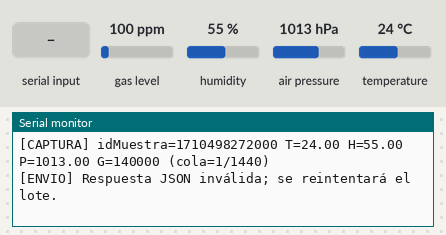
A sketch run on a simulated ESP32. Shown: the last lines printed to the serial monitor. Inputs (shaded band) come from the test bench; at power-on: gas level 100 ppm, humidity 55 %, air pressure 1013 hPa, temperature 24 °C. WiFi joins after 1.5 s; servers stay silent unless stated; uploads are accepted with an empty reply; the local clock reads 2024-03-15 10:24:30 at power-on unless the sketch sets it; storage starts empty; EEPROM starts erased.

Above: at 3.2 s.
3.3 s: "STATUS\n" received over Serial
At 4.5 s:
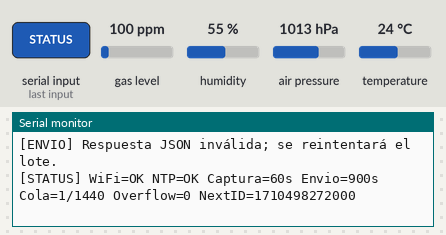
4.8 s: "SET_CAP 90\n" received over Serial
At 5.9 s:
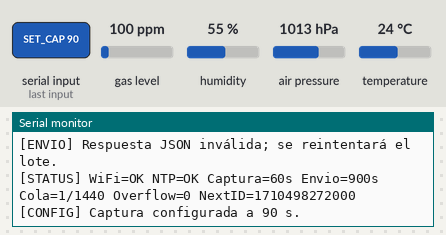
6.3 s: "SET_CAP ,45\n" received over Serial
At 7.2 s:
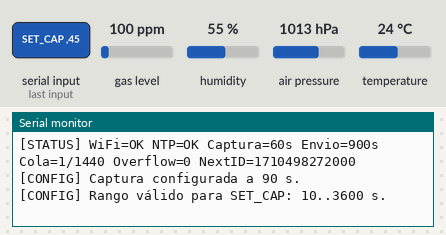
7.8 s: "SET_ENV 90\n" received over Serial
At 8.5 s:
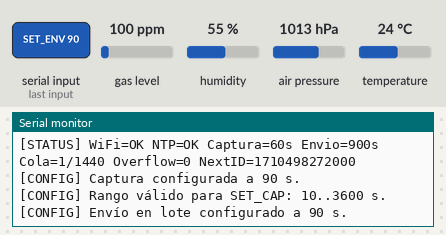
9.3 s: "SET_ENV ,45\n" received over Serial
At 9.8 s:
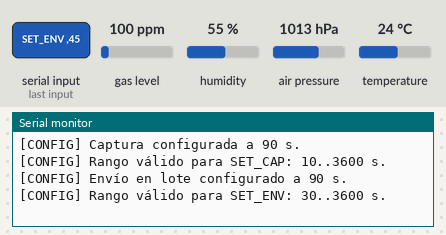

The sketch:

scca_esp32.ino
```cpp
/*
 * SCCA - Firmware ESP32 (Sprint 2)
 *
 * Funcionalidades:
 *  - Soporte configurable para BME680 (TEMP, HUM, PRES, GAS) y DHT11 (TEMP, HUM).
 *  - Intervalos de captura (defecto 60 s) y envío en lote (defecto 900 s = 15 min)
 *    configurables por Serial y persistidos en NVS (Preferences).
 *  - Buffer circular persistente en LittleFS con capacidad para 1440 muestras
 *    (24 horas continuas sin conexión a red, sobrevive reinicios).
 *  - Identificador idMuestra monotónico persistente e idempotente: ante reenvíos,
 *    la API responde 201 (guardada/cuarentena) o 409 (duplicada) y el nodo retira
 *    la muestra confirmada sin generar duplicados en PostgreSQL.
 *
 * Comandos por Monitor Serial (115200 baudios):
 *  - STATUS            : muestra estado de red, NTP, intervalos y cola pendiente.
 *  - SET_CAP <seg>     : cambia intervalo de captura (10..3600 s) y guarda en NVS.
 *  - SET_ENV <seg>     : cambia intervalo de envío (30..3600 s) y guarda en NVS.
 *  - FLUSH             : fuerza el envío inmediato de las muestras pendientes.
 */

#include <Arduino.h>
#include <WiFi.h>
#include <HTTPClient.h>
#include <LittleFS.h>
#include <Preferences.h>
#include <ArduinoJson.h>
#include <Wire.h>
#include <time.h>
#include "config.h"

#if defined(PERFIL_BME680)
  #include <Adafruit_Sensor.h>
  #include <Adafruit_BME680.h>
  #ifndef PRESION_NIVEL_MAR_HPA
  #define PRESION_NIVEL_MAR_HPA 1013.25f
  #endif
  static Adafruit_BME680 bme;
#elif defined(PERFIL_DHT11)
  #include <DHT.h>
  static DHT dht(DHT_PIN, DHT_TYPE);
#else
  #error "Define PERFIL_BME680 o PERFIL_DHT11 en config.h"
#endif

static const char* ARCHIVO_BUFFER = "/buffer_scca.bin";
static const uint32_t MAGIC_REGISTRO = 0x53434341UL; // 'SCCA'
static const int64_t EPOCH_MINIMO_VALIDO = 1704067200LL; // 2024-01-01T00:00:00Z

struct __attribute__((packed)) RegistroMuestra {
  uint32_t magic;
  uint64_t idMuestra;
  int64_t  epochUtc;
  float    temp;
  float    hum;
  float    pres;
  float    gas;
  uint32_t crc;
};

static Preferences prefs;
static uint32_t colHead = 0;
static uint32_t colCount = 0;
static uint32_t colOverflow = 0;
static uint64_t siguienteIdMuestra = 1;
static uint32_t intervaloCapturaSeg = INTERVALO_CAPTURA_SEG_DEF;
static uint32_t intervaloEnvioSeg = INTERVALO_ENVIO_SEG_DEF;

static unsigned long ultimaCapturaMs = 0;
static unsigned long ultimoEnvioMs = 0;
static unsigned long ultimoIntentoWifiMs = 0;
static bool relojSincronizado = false;

static uint32_t calcularCrc(const RegistroMuestra& r) {
  const uint8_t* p = reinterpret_cast<const uint8_t*>(&r);
  size_t len = sizeof(RegistroMuestra) - sizeof(uint32_t);
  uint32_t crc = 0xFFFFFFFFUL;
  for (size_t i = 0; i < len; ++i) {
    crc ^= p[i];
    for (int b = 0; b < 8; ++b) {
      crc = (crc & 1) ? ((crc >> 1) ^ 0xEDB88320UL) : (crc >> 1);
    }
  }
  return ~crc;
}

static void guardarEstadoCola() {
  prefs.putUInt("head", colHead);
  prefs.putUInt("count", colCount);
  prefs.putUInt("ovf", colOverflow);
  prefs.putULong64("next_id", siguienteIdMuestra);
}

static void asegurarArchivoBuffer() {
  if (!LittleFS.exists(ARCHIVO_BUFFER)) {
    File f = LittleFS.open(ARCHIVO_BUFFER, "w");
    if (f) f.close();
  }
}

static bool escribirSlot(uint32_t indice, const RegistroMuestra& reg) {
  File f = LittleFS.open(ARCHIVO_BUFFER, "r+");
  if (!f) f = LittleFS.open(ARCHIVO_BUFFER, "w+");
  if (!f) return false;
  size_t pos = static_cast<size_t>(indice) * sizeof(RegistroMuestra);
  if (!f.seek(pos)) { f.close(); return false; }
  size_t escritos = f.write(reinterpret_cast<const uint8_t*>(&reg), sizeof(RegistroMuestra));
  f.flush();
  f.close();
  return escritos == sizeof(RegistroMuestra);
}

static bool leerSlot(uint32_t indice, RegistroMuestra& reg) {
  File f = LittleFS.open(ARCHIVO_BUFFER, "r");
  if (!f) return false;
  size_t pos = static_cast<size_t>(indice) * sizeof(RegistroMuestra);
  if (!f.seek(pos)) { f.close(); return false; }
  size_t leidos = f.read(reinterpret_cast<uint8_t*>(&reg), sizeof(RegistroMuestra));
  f.close();
  if (leidos != sizeof(RegistroMuestra)) return false;
  return reg.magic == MAGIC_REGISTRO && reg.crc == calcularCrc(reg);
}

static bool encolarMuestra(const RegistroMuestra& reg) {
  uint32_t destino;
  if (colCount < MAX_MUESTRAS_BUFFER) {
    destino = (colHead + colCount) % MAX_MUESTRAS_BUFFER;
    if (!escribirSlot(destino, reg)) return false;
    colCount++;
  } else {
    // Buffer lleno (24 h completas sin conexión): sobrescribe la más antigua.
    destino = colHead;
    if (!escribirSlot(destino, reg)) return false;
    colHead = (colHead + 1) % MAX_MUESTRAS_BUFFER;
    colOverflow++;
  }
  guardarEstadoCola();
  return true;
}

static void desencolarUno() {
  if (colCount == 0) return;
  colHead = (colHead + 1) % MAX_MUESTRAS_BUFFER;
  colCount--;
  guardarEstadoCola();
}

static void formatearIsoUtc(int64_t epochUtc, char* salida, size_t tam) {
  time_t t = static_cast<time_t>(epochUtc);
  struct tm tmUtc;
  gmtime_r(&t, &tmUtc);
  strftime(salida, tam, "%Y-%m-%dT%H:%M:%SZ", &tmUtc);
}

static void conectarWifiYNtp() {
  if (WiFi.status() == WL_CONNECTED) {
    if (!relojSincronizado) {
      time_t ahora = time(nullptr);
      if (ahora >= EPOCH_MINIMO_VALIDO) {
        relojSincronizado = true;
        Serial.println("[NTP] Hora UTC sincronizada.");
      }
    }
    return;
  }
  unsigned long ahoraMs = millis();
  if (ahoraMs - ultimoIntentoWifiMs < 15000UL && ultimoIntentoWifiMs != 0) return;
  ultimoIntentoWifiMs = ahoraMs;

  Serial.printf("[WiFi] Conectando a %s...\n", WIFI_SSID);
  WiFi.mode(WIFI_STA);
  WiFi.begin(WIFI_SSID, WIFI_PASSWORD);
  unsigned long inicio = millis();
  while (WiFi.status() != WL_CONNECTED && millis() - inicio < 8000UL) {
    delay(250);
  }
  if (WiFi.status() == WL_CONNECTED) {
    Serial.printf("[WiFi] Conectado. IP: %s\n", WiFi.localIP().toString().c_str());
    configTime(0, 0, NTP_SERVIDOR_1, NTP_SERVIDOR_2);
    for (int i = 0; i < 20; ++i) {
      if (time(nullptr) >= EPOCH_MINIMO_VALIDO) {
        relojSincronizado = true;
        Serial.println("[NTP] Hora UTC sincronizada.");
        break;
      }
      delay(250);
    }
  } else {
    Serial.println("[WiFi] Sin conexión. Las capturas se conservarán en LittleFS.");
  }
}

static bool leerSensor(RegistroMuestra& reg) {
  memset(&reg, 0, sizeof(reg));
  reg.magic = MAGIC_REGISTRO;

  time_t ahora = time(nullptr);
  if (ahora < EPOCH_MINIMO_VALIDO) {
    Serial.println("[CAPTURA] Esperando sincronización NTP inicial antes de registrar muestra.");
    return false;
  }
  reg.epochUtc = static_cast<int64_t>(ahora);

#if defined(PERFIL_BME680)
  if (!bme.performReading()) {
    Serial.println("[BME680] Error leyendo el sensor.");
    return false;
  }
  reg.temp = bme.temperature;
  reg.hum  = bme.humidity;
  reg.pres = bme.pressure / 100.0f;      // Pa -> hPa
  reg.gas  = static_cast<float>(bme.gas_resistance); // ohm
#elif defined(PERFIL_DHT11)
  float t = dht.readTemperature();
  float h = dht.readHumidity();
  if (isnan(t) || isnan(h)) {
    Serial.println("[DHT11] Lectura NaN ignorada.");
    return false;
  }
  reg.temp = t;
  reg.hum  = h;
  reg.pres = 0.0f;
  reg.gas  = 0.0f;
#endif

  // idMuestra monotónico único persistido en NVS para reenvío idempotente sin duplicados.
  uint64_t candidato = static_cast<uint64_t>(reg.epochUtc) * 1000ULL;
  if (candidato <= siguienteIdMuestra) candidato = siguienteIdMuestra + 1ULL;
  reg.idMuestra = candidato;
  siguienteIdMuestra = candidato;
  reg.crc = calcularCrc(reg);
  return true;
}

static bool enviarLotePendiente() {
  if (colCount == 0 || WiFi.status() != WL_CONNECTED) return false;

  uint32_t cantidad = colCount < TAMANO_LOTE_ENVIO ? colCount : TAMANO_LOTE_ENVIO;
  JsonDocument doc;
  JsonArray muestras = doc["muestras"].to<JsonArray>();

  uint32_t validasEnLote = 0;
  for (uint32_t i = 0; i < cantidad; ++i) {
    uint32_t slot = (colHead + i) % MAX_MUESTRAS_BUFFER;
    RegistroMuestra reg;
    if (!leerSlot(slot, reg)) {
      Serial.printf("[BUFFER] Registro corrupto en slot %u; se descartará al avanzar.\n", slot);
      if (i == 0) { desencolarUno(); return true; }
      break;
    }
    char fechaIso[32];
    formatearIsoUtc(reg.epochUtc, fechaIso, sizeof(fechaIso));

    JsonObject m = muestras.add<JsonObject>();
    m["sensorId"] = SENSOR_ID;
    m["idMuestra"] = reg.idMuestra;
    m["medidoEn"] = fechaIso;

    JsonArray lecturas = m["lecturas"].to<JsonArray>();
    auto agregar = [&](const char* codigo, int unidadId, float valor) {
      JsonObject l = lecturas.add<JsonObject>();
      l["variableCodigo"] = codigo;
      l["unidadId"] = unidadId;
      l["valor"] = roundf(valor * 10000.0f) / 10000.0f;
    };
    agregar("TEMP", UNIDAD_ID_TEMP, reg.temp);
    agregar("HUM",  UNIDAD_ID_HUM,  reg.hum);
#if defined(PERFIL_BME680)
    agregar("PRES", UNIDAD_ID_PRES, reg.pres);
    agregar("GAS",  UNIDAD_ID_GAS,  reg.gas);
    // Derivar desde la presión capturada: conserva el formato del buffer offline.
    // Puede ajustarse en config.h con la presión local reducida al nivel del mar.
    if (isfinite(reg.pres) && reg.pres > 0 && PRESION_NIVEL_MAR_HPA > 0) {
      float altitud = 44330.0f * (1.0f - powf(reg.pres / PRESION_NIVEL_MAR_HPA, 0.1903f));
      m["altitudAproximadaM"] = roundf(altitud * 100.0f) / 100.0f;
    }
#endif
    validasEnLote++;
  }

  if (validasEnLote == 0) return false;

  String payload;
  serializeJson(doc, payload);

  HTTPClient http;
  String url = String(API_BASE_URL) + String(API_ENDPOINT_LOTE);
  http.begin(url);
  http.setTimeout(HTTP_TIMEOUT_MS);
  http.addHeader("Content-Type", "application/json");
  http.addHeader("X-Api-Key", API_KEY_IOT);

  int httpCode = http.POST(payload);
  String respuesta = http.getString();
  http.end();

  if (httpCode != 200) {
    Serial.printf("[ENVIO] Fallo HTTP %d (%u pendientes conservadas).\n", httpCode, colCount);
    return false;
  }

  JsonDocument resDoc;
  if (deserializeJson(resDoc, respuesta)) {
    Serial.println("[ENVIO] Respuesta JSON inválida; se reintentará el lote.");
    return false;
  }

  JsonArray resultados = resDoc["resultados"].as<JsonArray>();
  uint32_t confirmadas = 0;
  for (JsonObject item : resultados) {
    int st = item["statusCode"] | 500;
    // 201 = guardada/cuarentena, 409 = duplicada ya recibida, 400/422 = error permanente de esquema.
    // Solo 5xx conserva la muestra en cola para reintentar después.
    if (st == 201 || st == 409 || st == 400 || st == 422) {
      desencolarUno();
      confirmadas++;
    } else {
      break;
    }
  }

  Serial.printf("[ENVIO] Lote OK: confirmadas=%u (guardadas=%d, cuarentena=%d, duplicadas=%d). Pendientes=%u\n",
                confirmadas,
                resDoc["guardadas"] | 0,
                resDoc["cuarentena"] | 0,
                resDoc["duplicadas"] | 0,
                colCount);
  return confirmadas > 0;
}

static void drenarCola() {
  // Al reconectar tras horas sin red, vacía en tandas sin bloquear capturas futuras.
  for (int tandas = 0; tandas < 10 && colCount > 0 && WiFi.status() == WL_CONNECTED; ++tandas) {
    if (!enviarLotePendiente()) break;
    delay(200);
  }
}

static void procesarComandosSerial() {
  if (!Serial.available()) return;
  String linea = Serial.readStringUntil('\n');
  linea.trim();
  if (linea.equalsIgnoreCase("STATUS")) {
    Serial.printf("[STATUS] WiFi=%s NTP=%s Captura=%us Envio=%us Cola=%u/%u Overflow=%u NextID=%llu\n",
                  WiFi.status() == WL_CONNECTED ? "OK" : "OFFLINE",
                  relojSincronizado ? "OK" : "PENDIENTE",
                  intervaloCapturaSeg, intervaloEnvioSeg,
                  colCount, MAX_MUESTRAS_BUFFER, colOverflow,
                  static_cast<unsigned long long>(siguienteIdMuestra));
  } else if (linea.startsWith("SET_CAP ")) {
    uint32_t v = linea.substring(8).toInt();
    if (v >= 10 && v <= 3600) {
      intervaloCapturaSeg = v;
      prefs.putUInt("cap_seg", intervaloCapturaSeg);
      Serial.printf("[CONFIG] Captura configurada a %u s.\n", intervaloCapturaSeg);
    } else {
      Serial.println("[CONFIG] Rango válido para SET_CAP: 10..3600 s.");
    }
  } else if (linea.startsWith("SET_ENV ")) {
    uint32_t v = linea.substring(8).toInt();
    if (v >= 30 && v <= 3600) {
      intervaloEnvioSeg = v;
      prefs.putUInt("env_seg", intervaloEnvioSeg);
      Serial.printf("[CONFIG] Envío en lote configurado a %u s.\n", intervaloEnvioSeg);
    } else {
      Serial.println("[CONFIG] Rango válido para SET_ENV: 30..3600 s.");
    }
  } else if (linea.equalsIgnoreCase("FLUSH")) {
    conectarWifiYNtp();
    drenarCola();
  }
}

void setup() {
  Serial.begin(115200);
  delay(500);
  Serial.println("\n=== SCCA ESP32 — Inicio ===");

  if (!LittleFS.begin(true)) {
    Serial.println("[ERROR] No se pudo montar LittleFS.");
  }
  asegurarArchivoBuffer();

  prefs.begin("scca_nodo", false);
  colHead = prefs.getUInt("head", 0) % MAX_MUESTRAS_BUFFER;
  colCount = min(prefs.getUInt("count", 0), static_cast<uint32_t>(MAX_MUESTRAS_BUFFER));
  colOverflow = prefs.getUInt("ovf", 0);
  siguienteIdMuestra = prefs.getULong64("next_id", 1);
  intervaloCapturaSeg = prefs.getUInt("cap_seg", INTERVALO_CAPTURA_SEG_DEF);
  intervaloEnvioSeg = prefs.getUInt("env_seg", INTERVALO_ENVIO_SEG_DEF);

#if defined(PERFIL_BME680)
  Wire.begin();
  if (!bme.begin(BME680_I2C_ADDR)) {
    Serial.println("[ERROR] No se detectó el BME680 en I2C. Verifica cableado y dirección (0x76/0x77).");
  } else {
    bme.setTemperatureOversampling(BME680_OS_8X);
    bme.setHumidityOversampling(BME680_OS_2X);
    bme.setPressureOversampling(BME680_OS_4X);
    bme.setIIRFilterSize(BME680_FILTER_SIZE_3);
    bme.setGasHeater(320, 150);
    Serial.println("[BME680] Inicializado correctamente.");
  }
#elif defined(PERFIL_DHT11)
  dht.begin();
  Serial.println("[DHT11] Inicializado correctamente.");
#endif

  conectarWifiYNtp();
  Serial.printf("[INIT] Cola recuperada: %u/%u muestras. Captura=%us, Envío=%us.\n",
                colCount, MAX_MUESTRAS_BUFFER, intervaloCapturaSeg, intervaloEnvioSeg);
}

void loop() {
  procesarComandosSerial();
  conectarWifiYNtp();

  unsigned long ahoraMs = millis();
  if (ultimaCapturaMs == 0 || ahoraMs - ultimaCapturaMs >= intervaloCapturaSeg * 1000UL) {
    ultimaCapturaMs = ahoraMs;
    RegistroMuestra reg;
    if (leerSensor(reg)) {
      if (encolarMuestra(reg)) {
        Serial.printf("[CAPTURA] idMuestra=%llu T=%.2f H=%.2f P=%.2f G=%.0f (cola=%u/%u)\n",
                      static_cast<unsigned long long>(reg.idMuestra),
                      reg.temp, reg.hum, reg.pres, reg.gas, colCount, MAX_MUESTRAS_BUFFER);
      } else {
        Serial.println("[ERROR] No se pudo escribir la muestra en LittleFS.");
      }
    }
  }

  if (colCount > 0 && (ultimoEnvioMs == 0 || ahoraMs - ultimoEnvioMs >= intervaloEnvioSeg * 1000UL)) {
    ultimoEnvioMs = ahoraMs;
    drenarCola();
  }

  delay(100);
}
```

config.h
```cpp
#pragma once

// ============================================================================
// Configuración del nodo ESP32 — SCCA (Sprint 2)
// Edita estos valores antes de compilar y subir al ESP32.
// ============================================================================

// --- Red WiFi ---
#define WIFI_SSID           "TU_RED_WIFI"
#define WIFI_PASSWORD       "TU_CONTRASENA_WIFI"

// --- API .NET SCCA (puerto por defecto 5051) ---
// Usa la IP local del equipo donde corre Scca.Api o el dominio de despliegue.
#define API_BASE_URL        "http://192.168.1.100:5051"
#define API_ENDPOINT_LOTE   "/api/lecturas/lote"
#define API_KEY_IOT         "REEMPLAZAR_POR_IOT_API_KEY_DEL_ENV"

// --- Identidad del sensor registrado en PostgreSQL (tabla sensor) ---
#define SENSOR_ID           3

// --- Selección de hardware físico (deja activo exactamente uno) ---
#define PERFIL_BME680
// #define PERFIL_DHT11

// Pin GPIO para DHT11 (solo si PERFIL_DHT11 está activo)
#define DHT_PIN             4
#define DHT_TYPE            DHT11

// Dirección I2C del BME680 (0x76 o 0x77 según el módulo)
#define BME680_I2C_ADDR     0x76

// --- IDs de unidad en la tabla public.unidad de PostgreSQL ---
// Verificar con: SELECT id, simbolo FROM public.unidad ORDER BY id;
#define UNIDAD_ID_TEMP      3   // °C
#define UNIDAD_ID_HUM       4   // %
#define UNIDAD_ID_PRES      5   // hPa
#define UNIDAD_ID_GAS       6   // ohm

// --- Tiempos por defecto (también configurables en vivo vía Serial y NVS) ---
// Criterio del Sprint 2: captura cada 60 s y envío en lote cada 900 s (15 min).
// 24 horas * 60 muestras/hora = 1440 muestras retenidas sin red.
#define INTERVALO_CAPTURA_SEG_DEF   60U
#define INTERVALO_ENVIO_SEG_DEF     900U
#define MAX_MUESTRAS_BUFFER         1440U
#define TAMANO_LOTE_ENVIO           15U

// --- Sincronización horaria NTP (UTC) ---
#define NTP_SERVIDOR_1      "pool.ntp.org"
#define NTP_SERVIDOR_2      "time.nist.gov"
#define HTTP_TIMEOUT_MS     15000U
```

Measured:
- after the input at 3.3 s, the serial monitor: prints a new line at once (image 1)
- after the input at 4.8 s, the serial monitor: prints a new line at once (image 2)
- after the input at 6.3 s, the serial monitor: prints a new line at once (image 3)
- after the input at 7.8 s, the serial monitor: prints a new line at once (image 4)
- after the input at 9.3 s, the serial monitor: prints a new line after 0.05 s (image 5)
